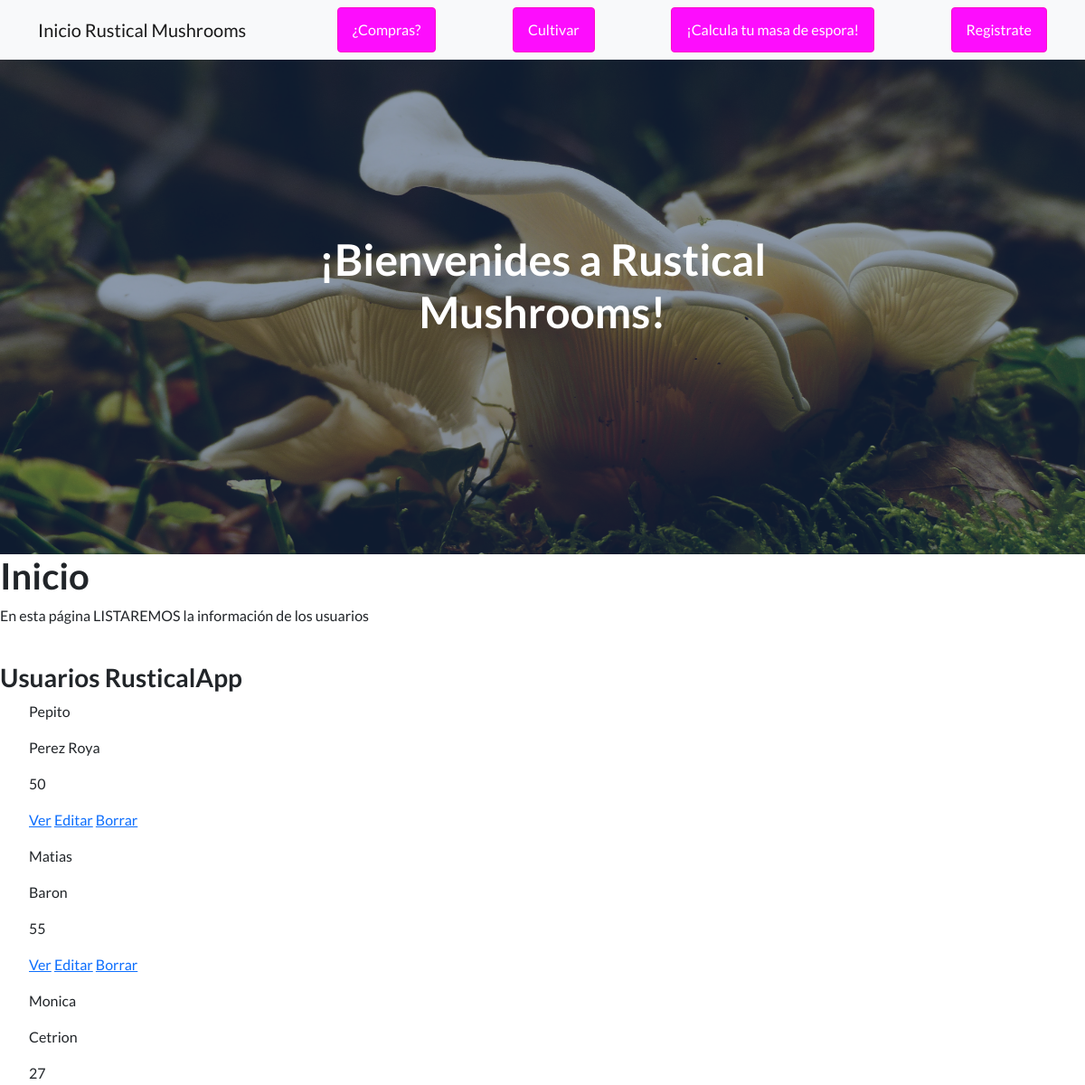
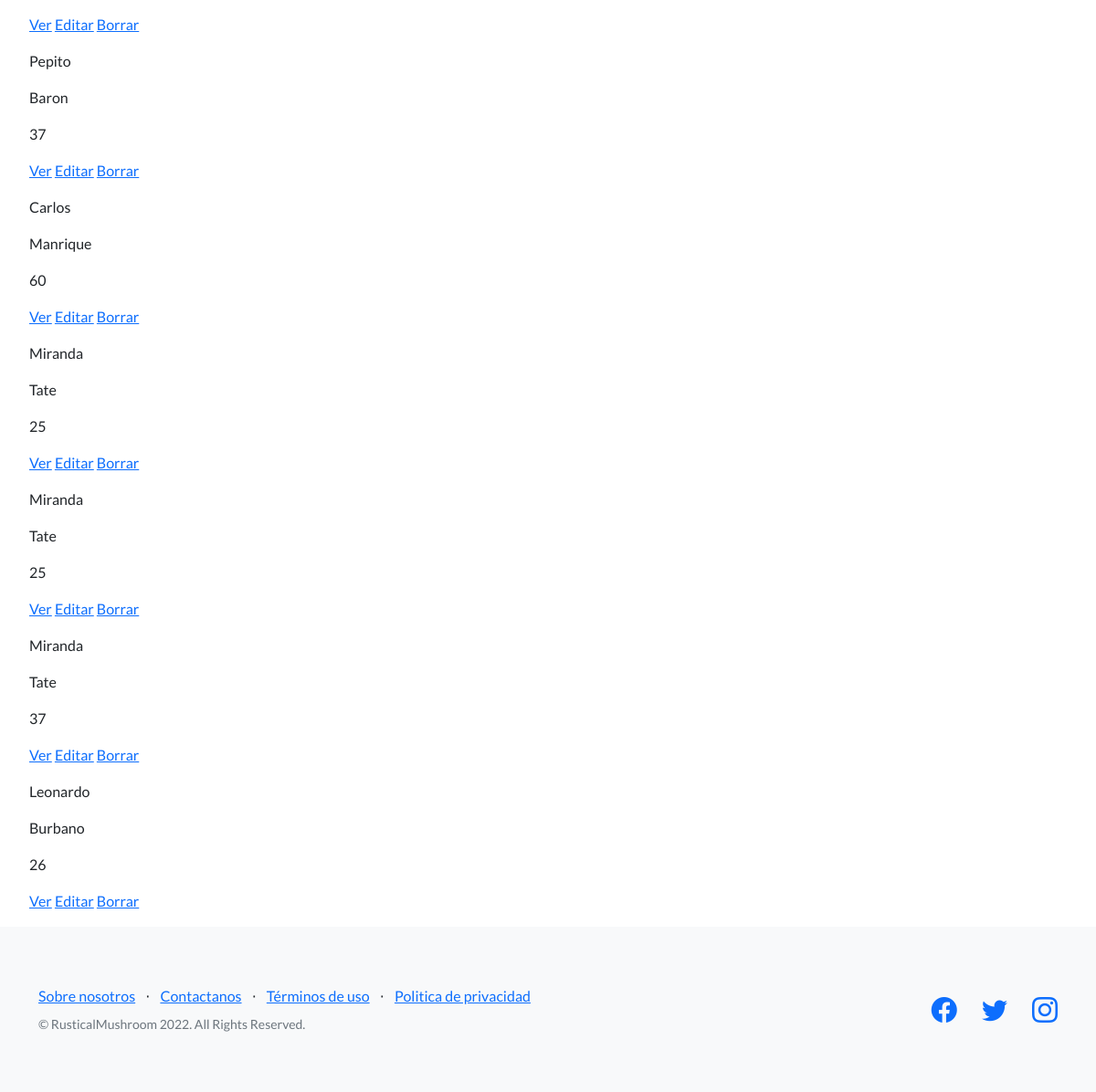
Screenshot of /RusticalApp/user/list/ with the database file from the repository (2 pictures, top to bottom).
### RusticalApp/models.py (models this page shows)
class usuario1(models.Model):
    Nombre=models.CharField(max_length=40)
    Apellidos=models.CharField(max_length=40)
    Edad=models.IntegerField()

### RusticalApp/views.py (the view)
# urls.py: path("user/list/",views.UserList.as_view(),name='List'),#llamo el metodo asview
class UserList(ListView):#Userlist va a heredar a Listview
    model=usuario1
    template='RusticalApp/usuario1_list.html'

### RusticalApp/Templates/RusticalApp/usuario1_list.html
{% extends "RusticalApp/padre.html" %}
{% load static %}
{% block Changingcontent %}
<h1>  Inicio      </h1>
<p> En esta página LISTAREMOS la información de los usuarios </p>
<br>
<h3>Usuarios RusticalApp</h3>
    <ul>
    {%for usuario1 in object_list%}
       <p>{{usuario1.Nombre}}</p>
       <p>{{usuario1.Apellidos}}</p>
       <p>{{usuario1.Edad}}</p>
       <p>
          <a href="{% url 'Detail' usuario1.id %}">Ver</a>             </a>
          <a href="{% url 'Edit' usuario1.id %}">Editar</a>
          <a href="{% url 'Delete' usuario1.id %}">Borrar</a>
      </p>
{%endfor%}
    </ul>
{% endblock %}

### RusticalApp/Templates/RusticalApp/padre.html (shortened to what this page needs)
<!DOCTYPE html>
<html lang="en">
    <head>
        {%load static%}
        <link href="https://cdn.jsdelivr.net/npm/bootstrap-icons@1.5.0/font/bootstrap-icons.css" rel="stylesheet" type="text/css" />
        <link href="{%static 'RusticalApp/css/styles.css'%}" rel ="stylesheet" />
    </head>
    <body>
        <nav class="navbar navbar-light bg-light static-top">
            <div class="container">
                <a class="navbar-brand" href="{% url 'Inicio'  %}">Inicio Rustical Mushrooms</a>
                <a class="btn btn-primary" href="{% url 'Compra'  %}">¿Compras?</a>
                <a class="btn btn-primary" href="{% url 'Interes'  %}">Cultivar</a>
                <a class="btn btn-primary" href="{% url 'Calcular'  %}">¡Calcula tu masa de espora!</a>
                <a class="btn btn-primary" href="{% url 'Usuario'  %}">Registrate</a>
            </div>
        </nav>
        <header class="masthead">
            <div class="container position-relative">
                <div class="row justify-content-center">
                    <div class="col-xl-6">
                        <div class="text-center text-white">
                            <h1 class="mb-5">¡Bienvenides a Rustical Mushrooms!</h1>
                        </div>
                    </div>
                </div>
            </div>
        </header>
      {% block Changingcontent %}
      {% endblock %}
        <footer class="footer bg-light">
            <div class="container">
                <div class="row">
                    <div class="col-lg-6 h-100 text-center text-lg-start my-auto">
                        <ul class="list-inline mb-2">
                            <li class="list-inline-item"><a href="{% url 'about'  %}">Sobre nosotros</a></li>
                            <li class="list-inline-item">⋅</li>
                            <li class="list-inline-item"><a href="{% url 'contact'  %}">Contactanos</a></li>
                            <li class="list-inline-item">⋅</li>
                            <li class="list-inline-item"><a href="#!">Términos de uso</a></li>
                            <li class="list-inline-item">⋅</li>
                            <li class="list-inline-item"><a href="#!">Politica de privacidad</a></li>
                        </ul>
                        <p class="text-muted small mb-4 mb-lg-0">&copy; RusticalMushroom 2022. All Rights Reserved.</p>
                    </div>
                    <div class="col-lg-6 h-100 text-center text-lg-end my-auto">
                        <ul class="list-inline mb-0">
                            <li class="list-inline-item me-4">
                                <a href="#!"><i class="bi-facebook fs-3"></i></a>
                            </li>
                            <li class="list-inline-item me-4">
                                <a href="#!"><i class="bi-twitter fs-3"></i></a>
                            </li>
                            <li class="list-inline-item">
                                <a href="#!"><i class="bi-instagram fs-3"></i></a>
                            </li>
                        </ul>
                    </div>
                </div>
            </div>
        </footer>
    </body>
</html>

### rows the page displays
usuario1: Nombre "Pepito", Apellidos "Perez Roya", Edad "50"
usuario1: Nombre "Matias", Apellidos "Baron", Edad "55"
usuario1: Nombre "Monica", Apellidos "Cetrion", Edad "27"
usuario1: Nombre "Pepito", Apellidos "Baron", Edad "37"
usuario1: Nombre "Carlos", Apellidos "Manrique", Edad "60"
usuario1: Nombre "Miranda", Apellidos "Tate", Edad "25"
usuario1: Nombre "Miranda", Apellidos "Tate", Edad "25"
usuario1: Nombre "Miranda", Apellidos "Tate", Edad "37"
usuario1: Nombre "Leonardo", Apellidos "Burbano", Edad "26"
